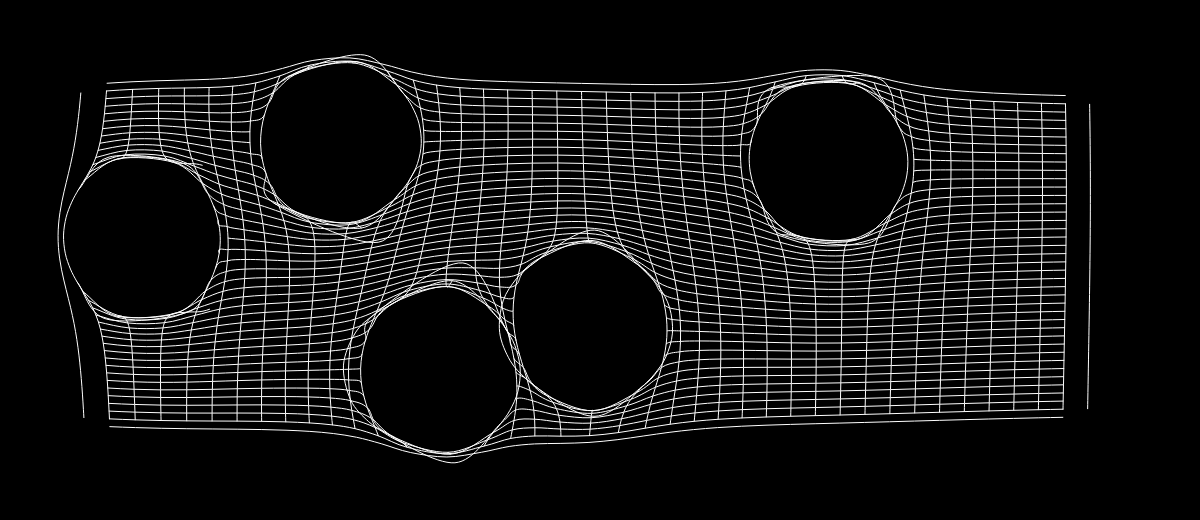
Frame 1 (no input)
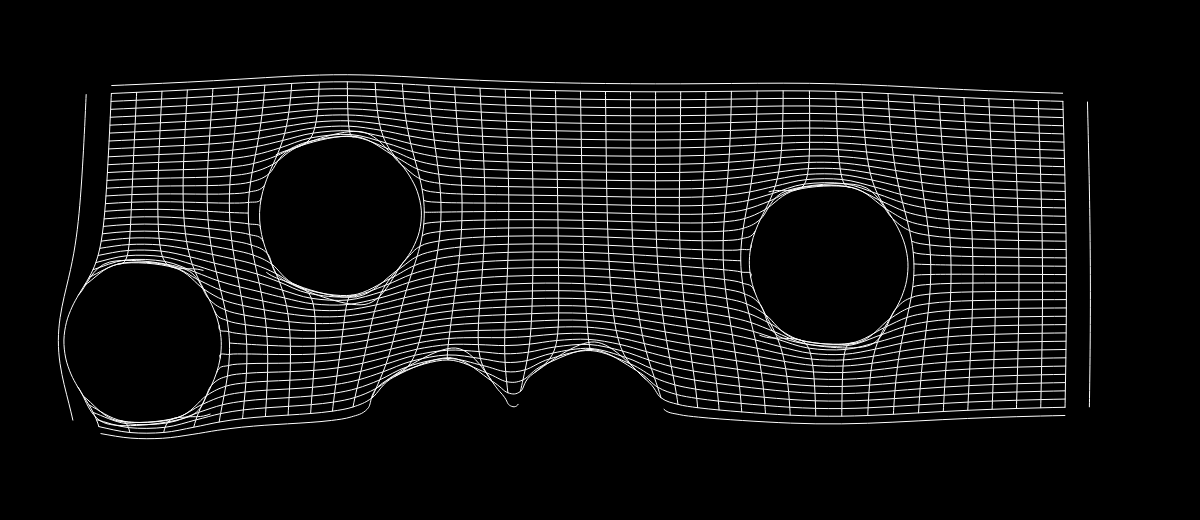
Frame 60 (no input)
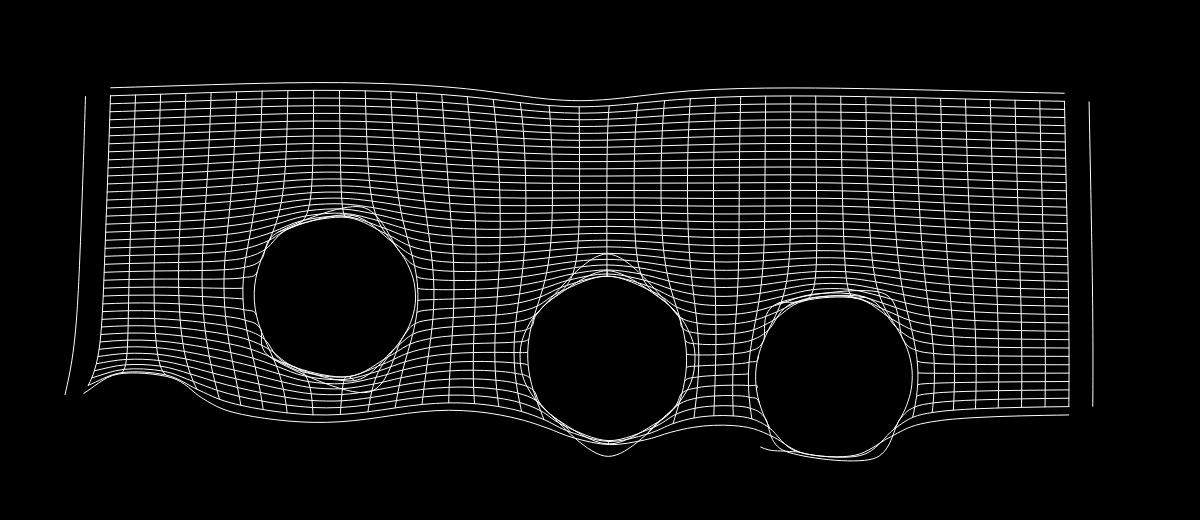
Frame 120 (the mouse pressed at the canvas centre since frame 60)

The p5.js sketch that drew these frames (run headless with seeded random() and noise() and a simulated clock; from frame 60 on, the mouse is pressed at the canvas centre):

// p5.js sketch
// ── sketch.js
const pins=[]
const detail=40

mousePressed=()=>{
  pins.push({
    x:mouseX,
    y:mouseY,
    speed:random(1,2)
  })
}

setup=()=>{
  createCanvas(1200,520)
  for(let i=5;i--;){
    pins.push({
      x:random(100,width-100),
      y:random(100,height-100),
      speed:random(1,2)
    })
  }
}

draw=()=> {
  background('black')
  stroke('white')
  noFill()
  
  let grid=[]
  for (let j=detail;j--;) {
    grid[j]=[]
    const x=map(j,0,detail,100,width-100)
    for (let i=detail;i--;) {
      const y=map(i,0,detail,100,height-100)
      grid[j][i]=mark(x,y)
    }
  }
  
  for(const k of [0,1]){
    for (let j=detail;j--;) {
      beginShape()
      for (let i=detail;i--;) {
        const position=k?grid[i][j]:grid[j][i]
        if(position){
          const [x,y]=position
          curveVertex(x,y)
        }else{
          endShape()
          beginShape()
        }
      }
      endShape()
    }
  }
  pins.forEach(P=>{with(P)y=(y+speed)%height})
}

mark=(x,y)=> {
  let dxSum=0
	let	dySum=0
  for(const P of pins){
    const dx=x-P.x
    const dy=y-P.y
    const distance=dx**2+dy**2
    dxSum+=dx/distance
    dySum+=dy/distance
  }
  if(dxSum**2+dySum**2>.003)return false  
  const influence=1600
  return [x+dxSum*influence,y+dySum*influence]
}
